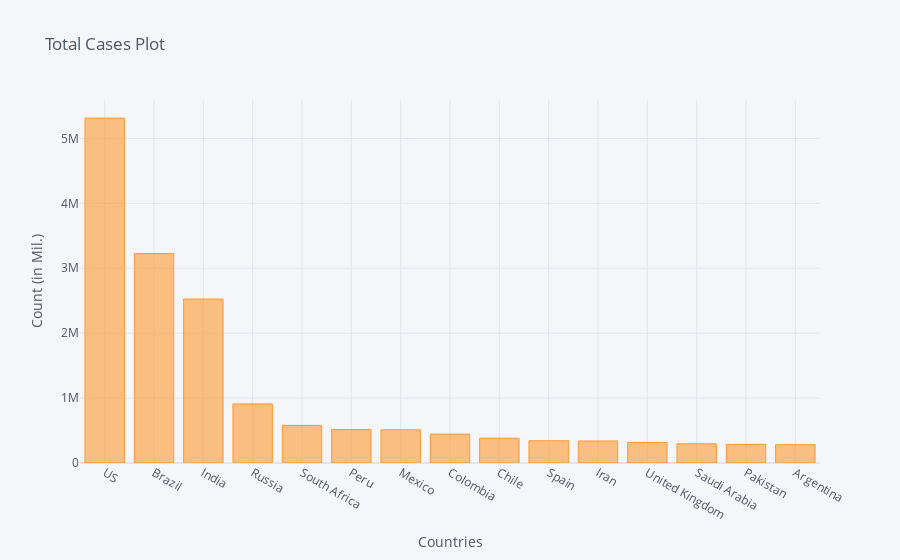

Source (notebook cell):
### Code cell
corona_dframe_agg_plot.iplot(kind='bar', x='Country/Region', y='8/14/20',
                             title='Total Cases Plot',xTitle='Countries',yTitle='Count (in Mil.)')

### Figure 1 — Plotly figure (JSON) as saved in the notebook; plotly's stock layout.template omitted (floating-point values rounded to 4 significant figures)
{"data": [{"marker": {"color": "rgba(255, 153, 51, 0.6)", "line": {"color": "rgba(255, 153, 51, 1.0)", "width": 1}}, "name": "8/14/20", "orientation": "v", "text": "", "type": "bar", "x": ["US", "Brazil", "India", "Russia", "South Africa", "Peru", "Mexico", "Colombia", "Chile", "Spain", "Iran", "United Kingdom", "Saudi Arabia", "Pakistan", "Argentina"], "y": [5313055, 3226443, 2525922, 910778, 579140, 516296, 511369, 445111, 382111, 342813, 338825, 315621, 295902, 287300, 282437]}], "layout": {"legend": {"bgcolor": "#F5F6F9", "font": {"color": "#4D5663"}}, "paper_bgcolor": "#F5F6F9", "plot_bgcolor": "#F5F6F9", "title": {"font": {"color": "#4D5663"}, "text": "Total Cases Plot"}, "xaxis": {"gridcolor": "#E1E5ED", "showgrid": true, "tickfont": {"color": "#4D5663"}, "title": {"font": {"color": "#4D5663"}, "text": "Countries"}, "zerolinecolor": "#E1E5ED"}, "yaxis": {"gridcolor": "#E1E5ED", "showgrid": true, "tickfont": {"color": "#4D5663"}, "title": {"font": {"color": "#4D5663"}, "text": "Count (in Mil.)"}, "zerolinecolor": "#E1E5ED"}}}
